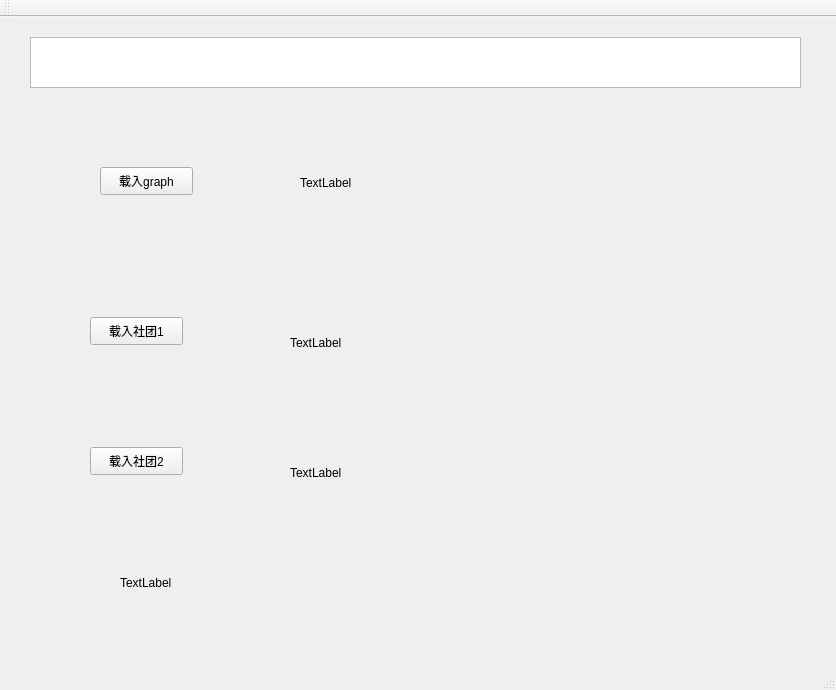
<?xml version="1.0" encoding="UTF-8"?>
<ui version="4.0">
 <class>MainWindow</class>
 <widget class="QMainWindow" name="MainWindow">
  <property name="geometry">
   <rect>
    <x>0</x>
    <y>0</y>
    <width>836</width>
    <height>690</height>
   </rect>
  </property>
  <property name="windowTitle">
   <string>MainWindow</string>
  </property>
  <widget class="QWidget" name="centralWidget">
   <widget class="QTextEdit" name="path">
    <property name="geometry">
     <rect>
      <x>30</x>
      <y>20</y>
      <width>771</width>
      <height>51</height>
     </rect>
    </property>
   </widget>
   <widget class="QPushButton" name="pushButton">
    <property name="geometry">
     <rect>
      <x>100</x>
      <y>150</y>
      <width>93</width>
      <height>28</height>
     </rect>
    </property>
    <property name="text">
     <string>载入graph</string>
    </property>
   </widget>
   <widget class="QPushButton" name="loadcomm1">
    <property name="geometry">
     <rect>
      <x>90</x>
      <y>300</y>
      <width>93</width>
      <height>28</height>
     </rect>
    </property>
    <property name="text">
     <string>载入社团1</string>
    </property>
   </widget>
   <widget class="QPushButton" name="loadcomm2">
    <property name="geometry">
     <rect>
      <x>90</x>
      <y>430</y>
      <width>93</width>
      <height>28</height>
     </rect>
    </property>
    <property name="text">
     <string>载入社团2</string>
    </property>
   </widget>
   <widget class="QLabel" name="graph_info">
    <property name="geometry">
     <rect>
      <x>300</x>
      <y>120</y>
      <width>361</width>
      <height>91</height>
     </rect>
    </property>
    <property name="text">
     <string>TextLabel</string>
    </property>
   </widget>
   <widget class="QLabel" name="comm2_info">
    <property name="geometry">
     <rect>
      <x>290</x>
      <y>410</y>
      <width>361</width>
      <height>91</height>
     </rect>
    </property>
    <property name="text">
     <string>TextLabel</string>
    </property>
   </widget>
   <widget class="QLabel" name="comm1_info">
    <property name="geometry">
     <rect>
      <x>290</x>
      <y>280</y>
      <width>361</width>
      <height>91</height>
     </rect>
    </property>
    <property name="text">
     <string>TextLabel</string>
    </property>
   </widget>
   <widget class="QLabel" name="comm12">
    <property name="geometry">
     <rect>
      <x>120</x>
      <y>520</y>
      <width>521</width>
      <height>91</height>
     </rect>
    </property>
    <property name="text">
     <string>TextLabel</string>
    </property>
   </widget>
  </widget>
  <widget class="QMenuBar" name="menuBar">
   <property name="geometry">
    <rect>
     <x>0</x>
     <y>0</y>
     <width>836</width>
     <height>26</height>
    </rect>
   </property>
  </widget>
  <widget class="QToolBar" name="mainToolBar">
   <attribute name="toolBarArea">
    <enum>TopToolBarArea</enum>
   </attribute>
   <attribute name="toolBarBreak">
    <bool>false</bool>
   </attribute>
  </widget>
  <widget class="QStatusBar" name="statusBar"/>
 </widget>
 <layoutdefault spacing="6" margin="11"/>
 <resources/>
 <connections/>
</ui>
